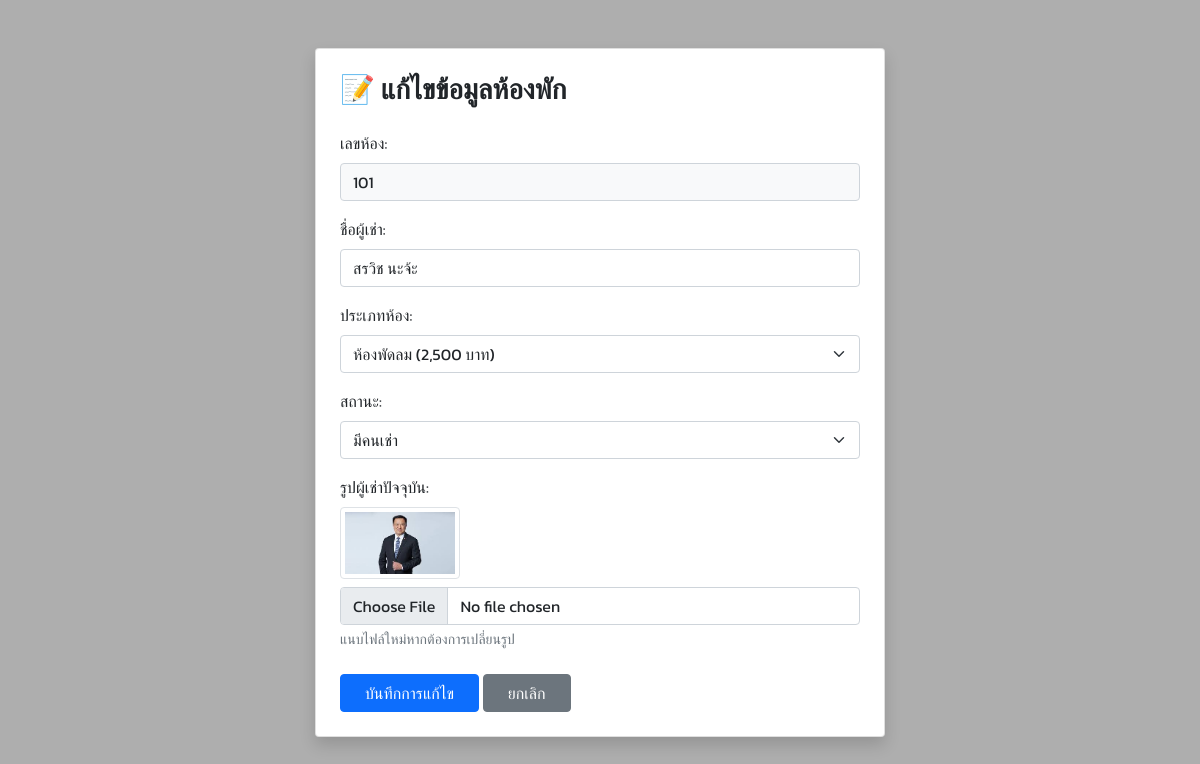
The app's page /file/edit_form.php?roomNumber=101 with its own data.
### tables this page shows
CREATE TABLE `rooms` (
  `roomNumber` char(4) NOT NULL,
  `typeID` char(3) NOT NULL,
  `tenantName` varchar(50) DEFAULT NULL,
  `status` varchar(20) NOT NULL DEFAULT 'ว่าง',
  `image` varchar(100) DEFAULT NULL
);

CREATE TABLE `room_type` (
  `typeID` char(3) NOT NULL,
  `typeName` varchar(30) NOT NULL,
  `price` float NOT NULL
);

### file/edit_form.php (the view, shortened to what this page needs)
<!DOCTYPE html>
<html lang="th">
<head>
    <link href="https://cdn.jsdelivr.net/npm/bootstrap@5.1.1/dist/css/bootstrap.min.css" rel="stylesheet">
    <link rel="stylesheet" href="../css/style.css">
</head>
<body>
<?php
    require 'connect.php';
    if (isset($_GET['roomNumber'])) {
        $stmt = $conn->prepare("SELECT * FROM rooms WHERE roomNumber = ?");
        $stmt->execute([$_GET['roomNumber']]);
        $result = $stmt->fetch(PDO::FETCH_ASSOC);
    }
    $stmt_c = $conn->prepare("SELECT * FROM room_type");
    $stmt_c->execute();
?>
    <div class="container py-5">
        <div class="row justify-content-center">
            <div class="col-md-6 card shadow p-4">
                <h3 class="fw-bold mb-4">📝 แก้ไขข้อมูลห้องพัก</h3>
                <form action="update_room.php" method="POST" enctype="multipart/form-data">
                    <div class="mb-3">
                        <label class="form-label">เลขห้อง:</label>
                        <input type="text" class="form-control bg-light" value="<?= $result['roomNumber'] ?>" disabled>
                    </div>
                    <div class="mb-3">
                        <label class="form-label">ชื่อผู้เช่า:</label>
                        <input type="text" name="tenantName" class="form-control" required value="<?= $result['tenantName'] ?>">
                    </div>
                    <div class="mb-3">
                        <label class="form-label">ประเภทห้อง:</label>
                        <select name="typeID" class="form-select">
                            <?php while ($t = $stmt_c->fetch(PDO::FETCH_ASSOC)) { ?>
                                <option value="<?= $t['typeID'] ?>" <?= ($t['typeID'] == $result['typeID']) ? 'selected' : '' ?>>
                                    <?= $t['typeName'] ?> (<?= number_format($t['price']) ?> บาท)
                                </option>
                            <?php } ?>
                        </select>
                    </div>
                    <div class="mb-3">
                        <label class="form-label">สถานะ:</label>
                        <select name="status" class="form-select">
                            <option value="มีคนเช่า" <?= ($result['status'] == 'มีคนเช่า') ? 'selected' : '' ?>>มีคนเช่า</option>
                        </select>
                    </div>
                    <div class="mb-4">
                        <label class="form-label">รูปผู้เช่าปัจจุบัน:</label><br>
                        <?php if(!empty($result['image'])): ?>
                            <img src="../image/<?= $result['image'] ?>" width="120" class="img-thumbnail mb-2">
                        <?php else: ?>
                            <p class="text-muted small">ยังไม่มีรูปภาพ</p>
                        <?php endif; ?>
                        <input type="file" name="image" class="form-control">
                        <div class="form-text">แนบไฟล์ใหม่หากต้องการเปลี่ยนรูป</div>
                    </div>
                    <div class="d-grid gap-2 d-md-block">
                        <button type="submit" class="btn btn-primary px-4">บันทึกการแก้ไข</button>
                        <a href="index.php" class="btn btn-secondary px-4">ยกเลิก</a>
                    </div>
                </form>
            </div>
        </div>
    </div>
</body>
</html>

### css/style.css (style rules this page uses)
body { font-family: 'Kanit', sans-serif; background-color: #aeaeae; }

### records on screen
rooms: roomNumber "101", tenantName "สรวิช นะจ้ะ", typeID "ห้องพัดลม (2,500 บาท)", status "มีคนเช่า", image (picture)
